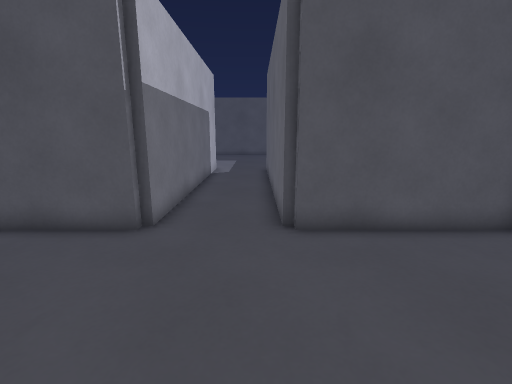
view 1 (above)

13 first-person views from a walk through a Godot game level. The camera is 1.2 m above the floor, tilts 12° down and sees 85° across. The floor is counted in squares, 0.5 m on a side. Each view is taken from the middle of a square. On the plan, view 1 faces up. The plan holds only what a view shows up to about 18 squares ahead; the rest is blank. Characters and animated objects are left out.

view 2
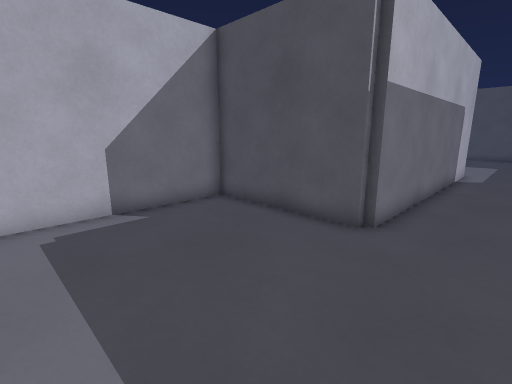

view 3
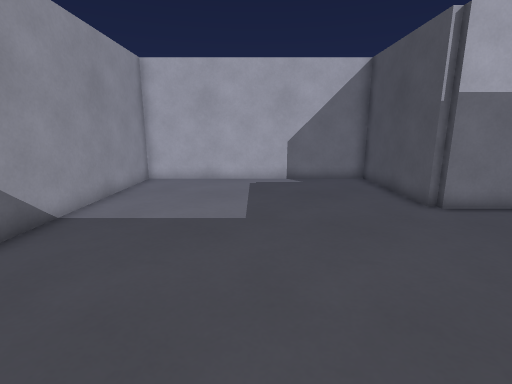

view 4
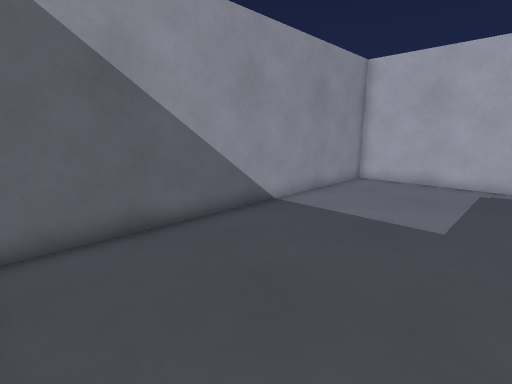

view 5
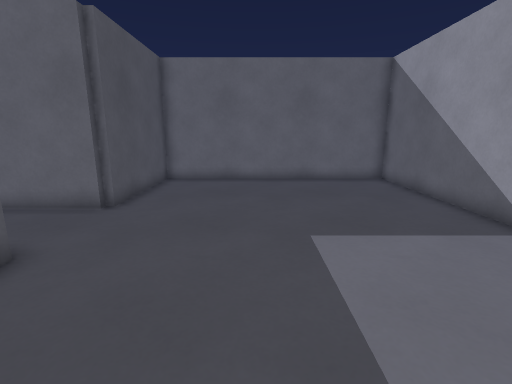

view 6
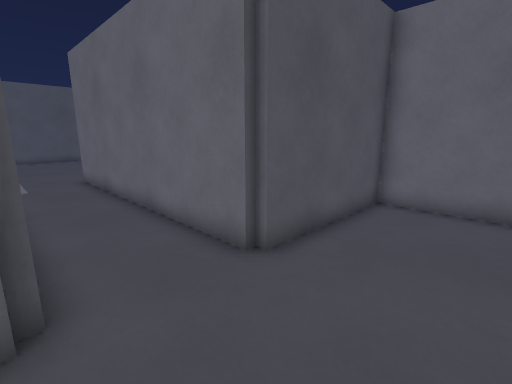

view 7
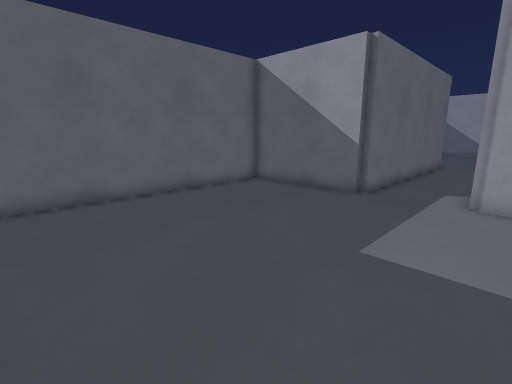

view 8
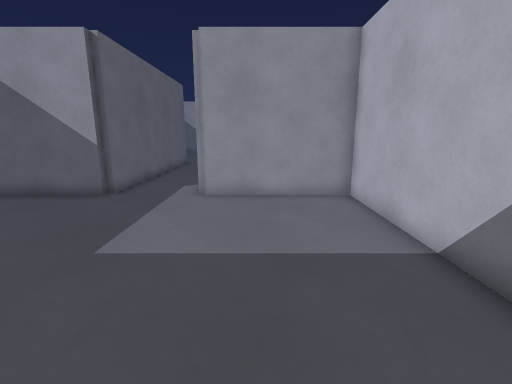

view 9
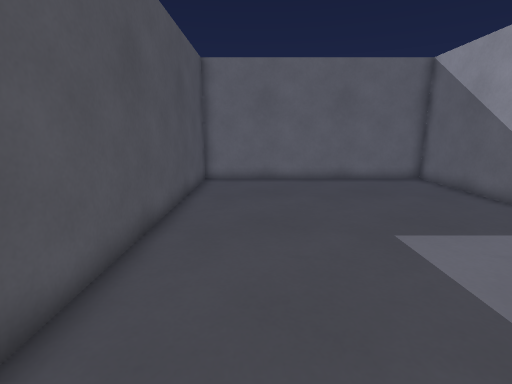

view 10
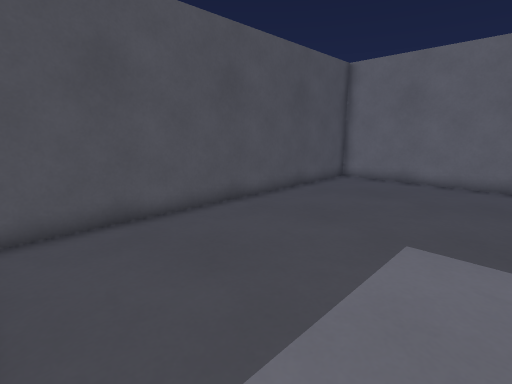

view 11
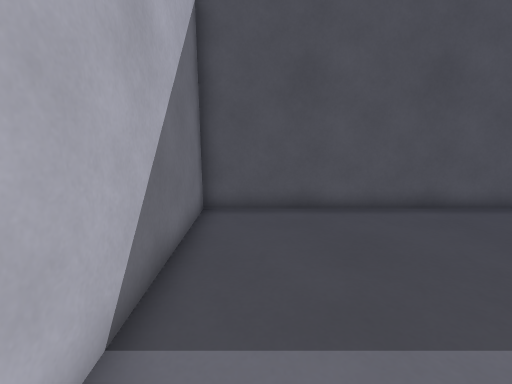

view 12
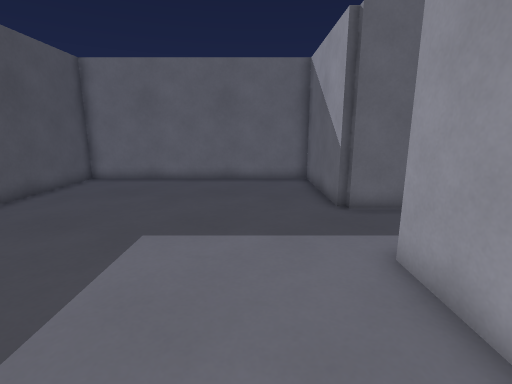

view 13
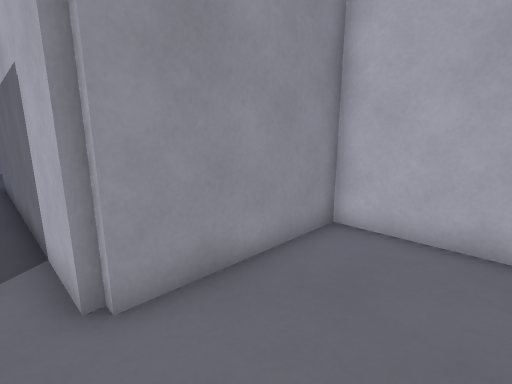

### Floor plan
Points are (right, up) in squares from view 1. A wall is a line through its corners. A room is listed if a view was taken in it or the views show most of it. See-through windows are left out.
Room 1 (views 1, 2, 3, 4, 5, 6)
walls: (1.1, 7) (0.7, 7) (0.7, 19); (-3, 7.1) (-3, 6.6); (1, 18.9) (1, 19.3); (-2.7, 19) (-2.7, 6.7) (-8.7, 6.7) (-8.7, -4.7) (6.7, -4.7) (6.7, 6.7) (1, 6.7)
ways out: opening at (-1, 19) to room 2
Room 2 (views 7, 8, 9, 10, 11, 12, 13)
walls: (1, 19.3) (6.7, 19.3) (6.7, 30.7) (-8.7, 30.7) (-8.7, 19.3) (-3, 19.3); (-3.1, 19) (-2.7, 19)
ways out: opening at (-1, 19) to room 1

Where each view was taken, in squares from view 1:
view 1: 0 up, 0 right, facing up
view 2: 0 up, 0 right, facing up-left
view 3: 1 up, 6 right, facing left
view 4: 2 up, 6 right, facing down-left
view 5: 2 up, 8 left, facing right
view 6: 3 up, 3 left, facing up-right
view 7: 30 up, 4 left, facing down-right
view 8: 30 up, 5 left, facing down
view 9: 28 up, 8 left, facing right
view 10: 23 up, 8 left, facing up-right
view 11: 22 up, 7 left, facing up
view 12: 22 up, 8 left, facing right
view 13: 23 up, 2 left, facing down-left
